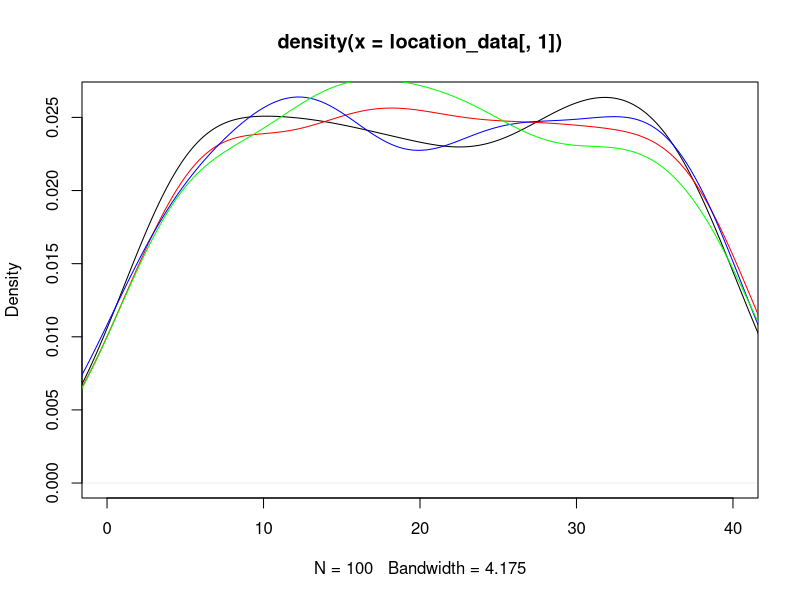
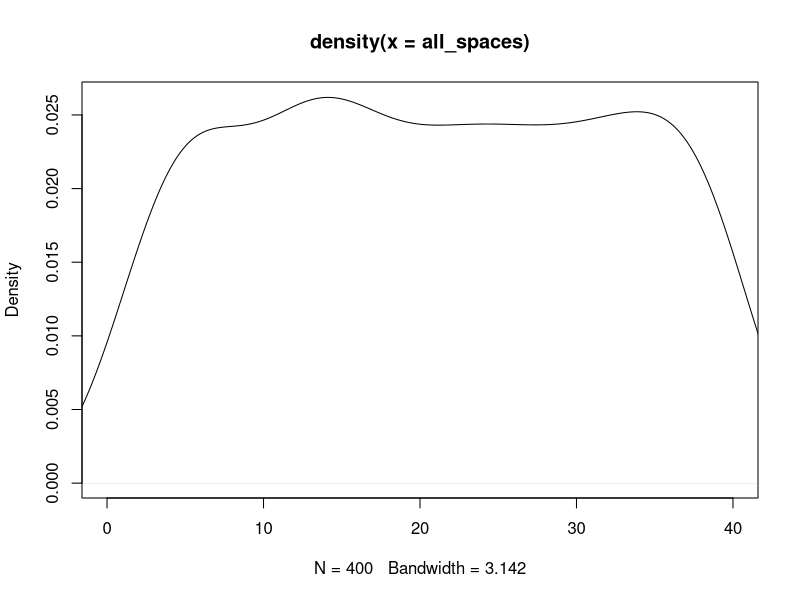
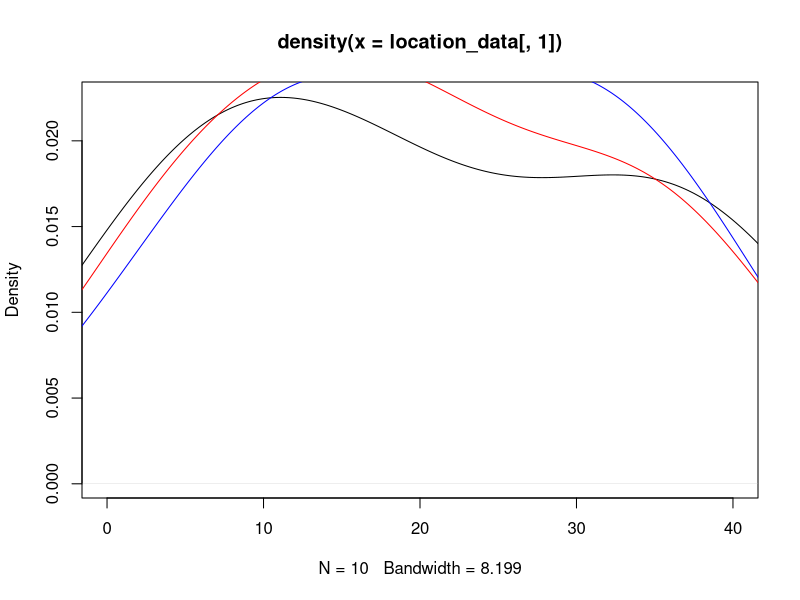
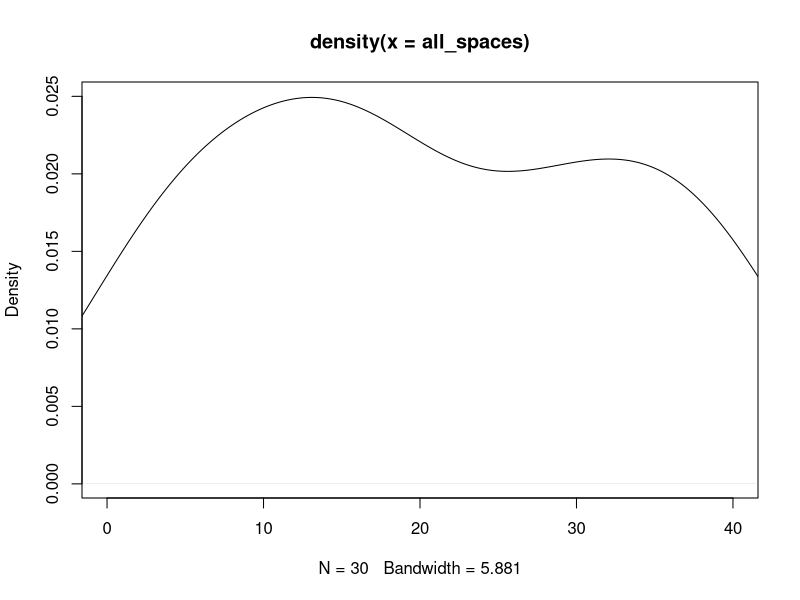

The R source for these figures, in order: (Note: this script raises an error after producing the figures.)
## ---- chunk 1
knitr::opts_chunk$set(echo = TRUE)
## ---- chunk 2
#libraries
library(dplyr)
library(ggplot2)
## ---- chunk 3
#Kayleigh
##LET'S GET MOVING

monopolyBoard <- read.csv("MonopolyBoard.csv", header = T)
monopolyBoard

# Using dice rolls to determine where a player will land on the board
#input: "location"; a number 1-40; where the player is on the board
#output: the amount of spaces the player will move until they are on their new location

#note that this is only accounting for standard dice rolls, no special rules yet...

lets_move = function(location) {
  dice_roll_1 <- sample(1:6, 1, replace = TRUE)
  dice_roll_2 <- sample(1:6, 1, replace = TRUE)
  
  roll_total <- sum(dice_roll_1, dice_roll_2)
  roll_double <- dice_roll_1 == dice_roll_2
  
    location = location + roll_total
    
  if (location <= 40) {
    location = location
  } else {
    location = location - 40
  }
  
  space = monopolyBoard$name[monopolyBoard$spaces == location]
  
  print("You're moving forward...")
  print(roll_total)
  
  print("You're on space...")
  print(location)
  
  #print(space) #This prints out the name of the space that they land on. 
}

#testers
lets_move(1)
lets_move(25)
lets_move(38)
lets_move(40)



#A function to move players around the board and to play Monopoly!
#input: "turns"; the amount of turns we should take
#output: a player's new location on the board

lets_play = function(turns) {
  location = 1
  print("Starting Location: GO!")
  for (i in 1:turns) {
    location = lets_move(location)
  }
  print("You've landed on...")
  return(location)
}



lets_play(10) #tester #in this example if you look at a reference monopoly board and "walk" your way around the board with each move being the number in each output, you'll land on the space on the board corresponding to the final output (when counting "GO" as 1 and/or 40) 

#testers 
#"lets_move" and "lets_play" have both been edited to print out phrases for each roll and move to make it easier to determine how the player is moving. 
#"You're moving forward..." gives the player's roll
#"You're on space..." is the players position after 1 turn/"lets_move"
  # Later try to switch this print statement to the name of the spot that the player is on 
#"You've landed on..." gives the final location after running "lets_play" for "x" turns.
  # Later try to switch this print statement to the name of the spot that the player is on 

lets_play(3)
lets_play(10)

## ---- chunk 4
##DOUBLE DOWN

##WORK IN PROGRESS

#A function using dice rolls to determine how many spaces a player will move with the additional rules for "doubles" in Monopoly
#input: "location"; a number 1-40 where the player is on the board
#outut: the number of spaces the player will move on the board, with the special case of rolling three "doubles" and landing in jail
double_down = function(location) {
  dice_roll_1 <- sample(1:6, 1, replace = TRUE)
  dice_roll_2 <- sample(1:6, 1, replace = TRUE)
  
  roll_total <- sum(dice_roll_1, dice_roll_2)
  roll_double <- dice_roll_1 == dice_roll_2
  
  print("roll was")
  print(roll_total)
    
  if (roll_double) {
    
    dice_roll_3 <- sample(1:6, 1, replace = TRUE)
    dice_roll_4 <- sample(1:6, 1, replace = TRUE)
    
    roll_total_2 <- sum(dice_roll_3, dice_roll_4)
    roll_double_2 <- dice_roll_3 == dice_roll_4
    
    print("roll double was")
    print(roll_total_2)

    
    if (roll_double_2) {
      dice_roll_5 <- sample(1:6, 1, replace = TRUE)
      dice_roll_6 <- sample(1:6, 1, replace = TRUE)
      
      roll_total_3 <- sum(dice_roll_5, dice_roll_6)
      roll_double_3 <- dice_roll_5 == dice_roll_6
      
      print("roll double was")
      print(roll_total_3)
      
      if (roll_double_3) {
        location = 11 #Jail
        print("doubles, doubles, doubles")
        print("You're going to JAIL!")
        
      } else {
        location = location + roll_total + roll_total_2 + roll_total_3
        print("doubles, doubles, not doubles")
        print("You're moving forward...")
        print(roll_total + roll_total_2 + roll_total_3)
      }
    } else {
      location = location + roll_total + roll_total_2
      print("doubles, not doubles")
      print("You're moving forward...")
      print(roll_total+roll_total_2)
    }
  } else {
    location = location + roll_total
    print("no doubles")
    print("You're moving forward...")
    print(roll_total)
  }

    
  if (location <= 40) {
    location = location
  } else {
    location = location - 40
  }

  
  print("You're on space...")
  print(location)
}

double_down(1)
#text out in the function is kinda funky right but it's just to make sure its working right
#In final version switch all dice rolls to sample(1:6,...)

## ---- chunk 5
##CHANCE AND COMMUNITY CHEST CARDS
Card_Numbers <- c(1, 2, 3, 4, 5, 6, 7, 8, 9, 10, 11, 12, 13, 14, 15, 16)

Chance_Cards <- c("Advance to Boardwalk", "Advance to Go (Collect $200)", "Advance to Illinois Avenue. If you pass Go, collect $200", "Advance to St. Charles Place. If you pass Go, collect $200", "Advance to the nearest Railroad. If unowned, you may buy it from the Bank. If owned, pay owner twice the rental to which they are otherwise entitled", "Advance to the nearest Railroad. If unowned, you may buy it from the Bank. If owned, pay owner twice the rental to which they are otherwise entitled", "Advance token to nearest Utility. If unowned, you may buy it from the Bank. If owned, throw dice and pay owner a total ten times amount thrown", "Bank pays you dividend of $50", "Get Out of Jail Free", "Go Back 3 Spaces", "Go to Jail. Go directly to Jail, do not pass Go, do not collect $200", "Make general repairs on all your property. For each house pay $25. For each hotel pay $100", "Speeding fine $15", "Take a trip to Reading Railroad. If you pass Go, collect $200", "You have been elected Chairman of the Board. Pay each player $50", "Your building loan matures. Collect $150")

Chance <- data.frame(Chance_Cards, Card_Numbers)
Chance
##Chance cards to move a player to a new space:
  #1 -> Advance to Boardwalk (space 40)
  #2 -> Advance to Go (space 1)
  #3 -> Advance to Illinois Avenue (space 25)
  #4 -> Advance to St. Charles Place (space 12)
  #5 -> Advance to nearest Railroad (space(s) 6, 16, 26, 36)
  #6 -> Advance to nearest Railraod (space(s) 6, 16, 26, 36)
  #7 -> Advance to nearest Utility (space(s) 13, 29)
  #11 -> Go to Jail (space 11)
  #14 -> Take a trip to Reading Railroad (space 6)

Community_Chest_Cards <- c("Advance to Go (Collect $200)", "Bank error in your favor. Collect $200", "Doctor’s fee. Pay $50", "From sale of stock you get $50", "Get Out of Jail Free", "Go to Jail. Go directly to jail, do not pass Go, do not collect $200", "Holiday fund matures. Receive $100", "Income tax refund. Collect $20", "It is your birthday. Collect $10 from every player", "Life insurance matures. Collect $100", "Pay hospital fees of $100", "Pay school fees of $50", "Receive $25 consultancy fee", "You are assessed for street repair. $40 per house. $115 per hotel", "You have won second prize in a beauty contest. Collect $10", "You inherit $100")

Community_Chest <- data.frame(Community_Chest_Cards, Card_Numbers)
Community_Chest

##Community Chest Cards that move a player to a new space:
  #1 -> Advance to GO (space 1)
  #5 -> Go to Jail (space 11)

## ---- chunk 6
# heidi

#the function "who_goes_first" simulates the initial roll before the game begins in order to determine which player goes first
# input is a number of how many players are going to be playing
# output is the value of each players roll and the player that will start the game based on who had the highest roll
who_goes_first <- function(num_players){
  initial_rolls <- c()
  for (i in 1:num_players) {
    player_i_roll <- sum(sample(1:6, 2, replace=TRUE))
    initial_rolls <- c(initial_rolls, player_i_roll) # vector of every player's roll
    print(paste("Player", i, "rolled", player_i_roll))
  }
  cat("\n")
  if(sum(initial_rolls == max(initial_rolls)) >= 2){
    while (sum(initial_rolls == max(initial_rolls)) >= 2) { # if players tied for highest number
      tied_players <- which(initial_rolls==max(initial_rolls)) # identify which players tied
      print("It's a tie! Roll again")
      cat("\n")
      tie_breaker_rolls <- c()
      for (i in tied_players) { # tied players roll again
       player_i_roll2 <- sum(sample(1:6, 2, replace=TRUE))
       tie_breaker_rolls <- c(tie_breaker_rolls, player_i_roll2)
       print(paste("Player", i, "rolled", player_i_roll2))
      }
      initial_rolls <- tie_breaker_rolls
      highest_roll <- max(tie_breaker_rolls)
      highest_player2 <- tied_players[which(tie_breaker_rolls == highest_roll)]
    }
    cat("\n")
    print(paste("Player", highest_player2, "goes first!"))
  }
  else {
    highest_player <- which.max(initial_rolls) # who rolled the highest number
    print(paste("Player", highest_player, "goes first!"))
  }
}

who_goes_first(4) # test function

## ---- chunk 7
# Olivia
# Website for data: https://stat-jet-asu.github.io/Datasets/InstructorDescriptions/monopoly.html

monopolyBoard <- read.csv("MonopolyBoard.csv", header = T)
head(monopolyBoard)

# This section is for question number 2

# Kayleigh's lets_play function from above incorporating players and density plots
# uses lets_move function from above
# input: turns, # of turns to iterate through; players, number of players (2-4)
# output: density plot with a line for each player's frequency of spaces landed on 
# & density plot for the combined frequency of spaces landed on for all players

lets_play = function(turns, players) {
  location_data <- as.data.frame(matrix(nrow = turns, ncol = players))
  
for (j in 1:players) {
  location = 1
  
  for (i in 1:turns) {
    
    location = lets_move(location)
    location_data[i,j] <- location
    }
  }
  
  # creates density plot of frequency of landing on each space for each player
  plot(density(location_data[,1]), xlim = c(0,40), col = "black")
  
  colors <- c("red", "blue", "green")
  
  for (k in 2:players) {
  lines(density(location_data[,k]), col = colors[k-1]) # adds a density line for each player after the first
  }
  
  # creates density plot for total frequency landing on each space (all players spaces included)
  all_spaces <- as.vector(as.matrix(location_data))
  plot(density(all_spaces), xlim = c(0,40), col = "black")
}
lets_play(100, 4)

## ---- chunk 8
who_goes_first2 <- function(num_players){
  initial_rolls <- c()
  for (i in 1:num_players) {
    player_i_roll <- sum(sample(1:6, 2, replace=TRUE))
    initial_rolls <- c(initial_rolls, player_i_roll) # vector of every player's roll
#    print(paste("Player", i, "rolled", player_i_roll))
  }
  cat("\n")
  if(sum(initial_rolls == max(initial_rolls)) >= 2){
    while (sum(initial_rolls == max(initial_rolls)) >= 2) { # if players tied for highest number
      tied_players <- which(initial_rolls==max(initial_rolls)) # identify which players tied
#      print("It's a tie! Roll again")
#      cat("\n")
      tie_breaker_rolls <- c()
      for (i in tied_players) { # tied players roll again
       player_i_roll2 <- sum(sample(1:6, 2, replace=TRUE))
       tie_breaker_rolls <- c(tie_breaker_rolls, player_i_roll2)
#       print(paste("Player", i, "rolled", player_i_roll2))
      }
      initial_rolls <- tie_breaker_rolls
      highest_roll <- max(tie_breaker_rolls)
      highest_player2 <- tied_players[which(tie_breaker_rolls == highest_roll)]
    }
#    cat("\n")
#    print(paste("Player", highest_player2, "goes first!"))
  }
  else {
    highest_player <- which.max(initial_rolls) # who rolled the highest number
#    print(paste("Player", highest_player, "goes first!"))
#    return(highest_player)
  
    
  # creating player order
  player_order <- length(num_players)
  player_order[1] <- as.integer(highest_player)

 for (j in 2:num_players) {
    
  player_order[j] <- as.integer(player_order[j-1] + 1)
  if (player_order[j] > num_players) {
    player_order[j] <- 1
  }
 }
  print(player_order)
  }
  
  playerlist <- (list(highest_player, player_order))
  return(playerlist)
}

#who_goes_first2(4)

## ---- chunk 9
# Question number 3 -- including jail and double rolls

lets_move2 = function(location) {
  dice_roll_1 <- sample(1:6, 1, replace = TRUE)
  dice_roll_2 <- sample(1:6, 1, replace = TRUE)
  
  roll_total <- sum(dice_roll_1, dice_roll_2)
  roll_double <- dice_roll_1 == dice_roll_2
  
    location = location + roll_total # updates location to be previous location + roll total
    double3 = "false" # double3 is assigned "true" if the player double rolls 3x (as seen in if statement below), otherwise it is assigned "false" 
    
  # first double roll -> roll again
  if (roll_double == TRUE) {
    dice_roll_3 <- sample(1:6, 1, replace = TRUE)
    dice_roll_4 <- sample(1:6, 1, replace = TRUE)
    
    roll_total2 <- sum(dice_roll_3, dice_roll_4)
    roll_double2 <- dice_roll_3 == dice_roll_4
    
    location = location + roll_total2
    double3 = "false"
    
    # if player is at a location past 40, subtract 40 so they go back to the GO space at location "41"
    # this is included in each if statement below so that it applies if player has to roll again
    if (location <= 40) {
      location = location
    } else {
      location = location - 40
    }
     
      # second double roll -> roll again
      if (roll_double2 == TRUE) {
        dice_roll_5 <- sample(1:6, 1, replace = TRUE)
        dice_roll_6 <- sample(1:6, 1, replace = TRUE)
    
        roll_total3 <- sum(dice_roll_5, dice_roll_6)
        roll_double3 <- dice_roll_5 == dice_roll_6
    
        location = location + roll_total3
        double3 = "false"
        
        if (location <= 40) {
          location = location
        } else {
          location = location - 40
        }
        
        # third double roll -> go to jail
          if (roll_double3 == TRUE) {
            location = monopolyBoard$spaces[monopolyBoard$name == "Jail"]
            double3 = "true"
          }
      }
  }  
    
  if (location <= 40) {
    location = location
  } else {
    location = location - 40
  }
  
  listdata <- (list(location, double3)) # creates list for outputs "location" and "double3"
  # if you need to access location from this function, use lets_move2(location)[[1]]
  # if you need to access double3, use lets_move2(double3)[[2]]
  return(listdata)
  
}


# lets_play2 is currently set up to have each player go thru all their turns and then move onto the next player
# probably need to fix this for question 5

## ---- chunk 10

lets_play2 = function(turns, players) {
  
  
  location_data <- as.data.frame(matrix(nrow = turns, ncol = players)) # dataframe will keep data for locations of players for each turn
  double3data <- as.data.frame(matrix(nrow = turns, ncol = players)) # dataframe will say "true" if player double rolled 3x (which lands them in jail) and "false" if they didn't double roll 3x
  
    # puts players in order
    colnames(location_data) <- who_goes_first2(players)[[2]]
  
    location = 1 # each player starts at location 1
    location_data[1,] <- location
    double3 = 0 # initializing "double3" which will be later assigned a "true" or "false" based on if player double rolled 3x
  
    for (i in 2:turns) { # iterates through number of turns
      
        for (j in 1:players) { # rotates through each player
          
        location = lets_move2(location_data[i-1,j])[[1]] # takes location from lets_move2 function and assigns it to location
        location_data[i,j] <- as.integer(location) # puts location value into the dataframe of locations for each player
        double3data[i,j] <- lets_move2(double3)[[2]] # takes "true" or "false" value from double3 and adds it to double3data dataframe
        
      # deals with landing in jail from "go to jail" space and staying there for next 3 turns
      if (31 %in% location_data[i-1,j]) { # if you landed on 31 in the last turn (i-1 turn), you go to jail (space 11) for the ith turn
        location <- 11
        location_data[i,j] <- as.integer(location) # new location is 11
      } else if (11 %in% location_data[i-1,j] & 31 %in% location_data[i-2,j]) { # if you were on space 11 last turn AND you were on space 31 2 turns ago, you stay in jail (space 11) for turn i
        location <- 11
        location_data[i,j] <- as.integer(location)  
      } else if (11 %in% location_data[i-2,j] & 31 %in% location_data[i-3,j]) {
        location <- 11
        location_data[i,j] <- as.integer(location)
      }
        
      # landing in jail from 3x double roll and staying there for next 3 turns
      if (11 %in% location_data[i,j] & "true" %in% double3data[i-1,j]) { # if player's location is 11 (jail) and double3data is"true" (player double rolled 3x), player stays in jail. all 3 if/else if statements keep player in jail for the next 3 turns
        location <- 11
        location_data[i,j] <- as.integer(location)
      } else if (11 %in% location_data[i-1,j] & "true" %in% double3data[i-2,j]) { # 
        location <- 11
        location_data[i,j] <- as.integer(location)
      } else if (11 %in% location_data[i-2,j] & "true" %in% double3data[i-3,j]) {
        location <- 11
        location_data[i,j] <- as.integer(location)
      }
        
    }
  }
  print(location_data)
  
  # creates density plot of frequency of landing on each space for each player
  plot(density(location_data[,1]), xlim = c(0,40), col = "black")
  
  colors <- c("red", "blue", "green")
  
  for (k in 2:players) {
    lines(density(location_data[,k]), col = colors[k-1]) # adds a density line for each player after the first
  }
  
  # creates density plot for total frequency landing on each space (all players spaces included)
  all_spaces <- as.vector(as.matrix(location_data))
  plot(density(all_spaces), xlim = c(0,40), col = "black")
  
}
 
lets_play2(10, 3)

location_data

# how should we go about recording spaces landed on when double rolls occur?

## ---- chunk 11
# olivia (ignore this its a work in progress)
# Figure out how to have players pay and recieve money from landing on chance and community chest spaces

# $200 every time you pass go

     if(draw_card == 5){
        if(location >= 37 && location <= 5){
              location = 6
              
              
            } else if (location >= 6 && location <= 15){
                location = 16
              } else {
                if(location >= 16 && location <= 25){
                  location = 26
                } else {
                  location = 36
                }
              }
            }
  
    if(draw_card == 6){
        if(location >= 37 && location <= 5){
              location = 6
            } else {
              if (location >= 6 && location <= 15){
                location = 16
              } else {
                if(location >= 16 && location <= 25){
                  location = 26
                } else {
                  location = 36
                }
              }
            }
    }

#################



##########

# replaces NAs in rent_0 column with 0s
monopolyBoard$rent_0[is.na(monopolyBoard$rent_0) == TRUE] <- as.integer(0)

lets_play_idk = function(turns, players) {
  
  location_data <- as.data.frame(matrix(nrow = turns, ncol = players))
  double3data <- as.data.frame(matrix(nrow = turns, ncol = players))
  player_bank_data <- data.frame(matrix(nrow = 2, ncol = players))
  
    colnames(location_data) <- who_goes_first2(players)[[2]]
  
    location = 1
    location_data[1,] <- location
    double3 = 0
  
    for (i in 2:turns) {
      
        for (j in 1:players) {
          
        location = lets_move3(location_data[i-1,j])[[1]]
        location_data[i,j] <- as.integer(location)
        double3data[i,j] <- lets_move3(double3)[[2]]
        
      # deals with landing in jail from "go to jail" space and staying there for next 3 turns
      if (31 %in% location_data[i-1,j]) { # if you land on 31 (go to jail), next location is in jail (space 11)
        location <- 11
        location_data[i,j] <- as.integer(location)
      } else if (11 %in% location_data[i-1,j] & 31 %in% location_data[i-2,j]) {
        location <- 11
        location_data[i,j] <- as.integer(location)
      } else if (11 %in% location_data[i-2,j] & 31 %in% location_data[i-3,j]) {
        location <- 11
        location_data[i,j] <- as.integer(location)
      }
        
      # landing in jail from 3x double roll and staying there for next 3 turns
      if (11 %in% location_data[i,j] & "true" %in% double3data[i-1,j]) { # "true" means player double rolled 3x -> jail
        location <- 11
        location_data[i,j] <- as.integer(location)
      } else if (11 %in% location_data[i-1,j] & "true" %in% double3data[i-2,j]) { # 
        location <- 11
        location_data[i,j] <- as.integer(location)
      } else if (11 %in% location_data[i-2,j] & "true" %in% double3data[i-3,j]) {
        location <- 11
        location_data[i,j] <- as.integer(location)
      }

        
      # updating banks when players land on each others properties
      if(location %in% c(2, 4, 6, 7, 9, 10, 12, 13, 14, 15, 16, 17, 19, 20, 22, 24, 25, 26, 27, 28, 29, 30, 32, 33, 35, 36, 38, 40)) {
            
      location = location
      spot <- which(Property_Statuses$Space == location)
      cost <- which(monopolyBoard$spaces == location)
      owned_by_player <- Property_Statuses$Owned_By_Player[spot]
        
      The_Players$Player_Bank[owned_by_player] <- The_Players$Player_Bank[owned_by_player] + monopolyBoard$rent_0[cost]
      The_Players$Player_Bank[j] <- The_Players$Player_Bank[j] - monopolyBoard$rent_0[cost]
          }
    }
  }
  print(location_data)
  print(double3data)
  print(The_Players)
  
  # creates density plot of frequency of landing on each space for each player
  plot(density(location_data[,1]), xlim = c(0,40), col = "black")
  
  plot(location_data[,1], xlim= c(0,40), col="black", type="h", xlab="Spaces", ylab="Frequency", main="Frequency of Landing on Each Space for Each Player")
  
  colors <- c("red", "blue", "green")
  
  for (k in 2:players) {
    lines(density(location_data[,k]), col = colors[k-1]) # adds a density line for each player after the first
  }
  
  # creates density plot for total frequency landing on each space (all players spaces included)
  all_spaces <- as.vector(as.matrix(location_data))
  plot(density(all_spaces), xlim = c(0,40), col = "black")
 
}

lets_play_idk(10, 4)

## ---- chunk 12
#4 - Kayleigh and Maddie 
#Chance - spaces 8, 23, 37
#Community Chest - spaces 3, 18, 34
Chance

Drawing_Chance = function(location) {
  location = location
  draw_card <- sample(1:16, 1, replace = TRUE)
  player_card <- Chance$Chance_Cards[draw_card]
  print(player_card)

  
      if(draw_card == 1) {
        location = 1
      }
      
      if(draw_card == 2) {
        location = 1
      }
      
      if(draw_card == 3) {
        location = 25
      }
  
      if(draw_card == 4){
        location = 12
      }
  
      if(draw_card == 5){
        if(location >= 37 && location <= 5){
              location = 6
            } else {
              if (location >= 6 && location <= 15){
                location = 16
              } else {
                if(location >= 16 && location <= 25){
                  location = 26
                } else {
                  location = 36
                }
              }
            }
    }
  
    if(draw_card == 6){
        if(location >= 37 && location <= 5){
              location = 6
            } else {
              if (location >= 6 && location <= 15){
                location = 16
              } else {
                if(location >= 16 && location <= 25){
                  location = 26
                } else {
                  location = 36
                }
              }
            }
    }
  
    if(draw_card == 7){
        if(location >= 29 && location <= 12){
              location = 13
            } else {
              location = 29
    }
  }
  
    if(draw_card == 11) {
      location = 11
    }
  
    if(draw_card == 14) {
      location = 6
    }
  
    if(draw_card == 10) {
      location = location - 3
    }
  
    location = location
    return(location)
}

Drawing_Chance(8)
Drawing_Chance(23)
Drawing_Chance(37)

Drawing_Community_Chest = function(location) {
  location = location
  draw_card_chest <- sample(1:16, 1, replace = TRUE)
  player_card_chest <- Community_Chest$Community_Chest_Cards[draw_card_chest]
  print(player_card_chest)
  print(location)
  
  if (draw_card_chest == 1) {
    location = 1
  } else {
    if (draw_card_chest == 6) {
    location = 11
    } else {
      location = location
    }
  
  }
  
  location = location 
  return(location)
}

Drawing_Community_Chest(3)
Drawing_Community_Chest(18)
Drawing_Community_Chest(34)

lets_move3 = function(location) {
  dice_roll_1 <- sample(1:6, 1, replace = TRUE)
  dice_roll_2 <- sample(1:6, 1, replace = TRUE)
  
  roll_total <- sum(dice_roll_1, dice_roll_2)
  roll_double <- dice_roll_1 == dice_roll_2
  
    location = location + roll_total
    double3 = "false"
  
  print("your roll total is...")
  print(roll_total)

  if (location <= 40) {
      location = location
  } else {
      location = location - 40
  }
   
  print("your location is...")
  print(location)
  
  if(location == 8 || location == 23 || location == 27) {
    location = Drawing_Chance(location)
    print("your location is...")
    print(location)
  }
  
  if(location == 3 || location == 18 || location == 34) {
    location = Drawing_Community_Chest(location)
    print("your location is...")
    print(location)
  }
    
  # first double roll -> roll again
  if (roll_double == TRUE) {
    dice_roll_3 <- sample(1:6, 1, replace = TRUE)
    dice_roll_4 <- sample(1:6, 1, replace = TRUE)
    
    roll_total2 <- sum(dice_roll_3, dice_roll_4)
    roll_double2 <- dice_roll_3 == dice_roll_4
    
    location = location + roll_total2
    double3 = "false"
    print("1 double")
    
    if (location <= 40) {
      location = location
    } else {
      location = location - 40
    }
    
    
    if(location == 8 || location == 23 || location == 27) {
    location = Drawing_Chance(location)
    }
  
  if(location == 3 || location == 18 || location == 34) {
    location = Drawing_Community_Chest(location)
    }
     
      # second double roll -> roll again
      if (roll_double2 == TRUE) {
        dice_roll_5 <- sample(1:6, 1, replace = TRUE)
        dice_roll_6 <- sample(1:6, 1, replace = TRUE)
    
        roll_total3 <- sum(dice_roll_5, dice_roll_6)
        roll_double3 <- dice_roll_5 == dice_roll_6
    
        location = location + roll_total3
        double3 = "false"
        print("2 doubles")
        
        if (location <= 40) {
          location = location
        } else {
          location = location - 40
        }
        
        if(location == 8 || location == 23 || location == 27) {
          location = Drawing_Chance(location)
        }
  
        if(location == 3 || location == 18 || location == 34) {
          location = Drawing_Community_Chest(location)
         
        }
        
        # third double roll -> go to jail
          if (roll_double3 == TRUE) {
            location = monopolyBoard$spaces[monopolyBoard$name == "Jail"]
            double3 = "true"
            print("three doubles")
          }
      }
  }  
   
  location = location 
  
  print("your location is...")
  print(location)
  listdata <- (list(location, double3))
  return(listdata)
  
}

lets_move3(1)


lets_play3 = function(turns, players) {
  
  location_data <- as.data.frame(matrix(nrow = turns, ncol = players))
  double3data <- as.data.frame(matrix(nrow = turns, ncol = players))
  
    colnames(location_data) <- who_goes_first2(players)[[2]]
  
    location = 1
    location_data[1,] <- location
    double3 = 0
  
    for (i in 2:turns) {
      
        for (j in 1:players) {
          
        location = lets_move3(location_data[i-1,j])[[1]]
        location_data[i,j] <- as.integer(location)
        double3data[i,j] <- lets_move3(double3)[[2]]
        
      # deals with landing in jail from "go to jail" space and staying there for next 3 turns
      if (31 %in% location_data[i-1,j]) { # if you land on 31 (go to jail), next location is in jail (space 11)
        location <- 11
        location_data[i,j] <- as.integer(location)
      } else if (11 %in% location_data[i-1,j] & 31 %in% location_data[i-2,j]) {
        location <- 11
        location_data[i,j] <- as.integer(location)
      } else if (11 %in% location_data[i-2,j] & 31 %in% location_data[i-3,j]) {
        location <- 11
        location_data[i,j] <- as.integer(location)
      }
        
      # landing in jail from 3x double roll and staying there for next 3 turns
      if (11 %in% location_data[i,j] & "true" %in% double3data[i-1,j]) { # "true" means player double rolled 3x -> jail
        location <- 11
        location_data[i,j] <- as.integer(location)
      } else if (11 %in% location_data[i-1,j] & "true" %in% double3data[i-2,j]) { # 
        location <- 11
        location_data[i,j] <- as.integer(location)
      } else if (11 %in% location_data[i-2,j] & "true" %in% double3data[i-3,j]) {
        location <- 11
        location_data[i,j] <- as.integer(location)
      }
        
    }
  }
  print(location_data)
  print(double3data)


  
  # creates density plot of frequency of landing on each space for each player
  plot(density(location_data[,1]), xlim = c(0,40), col = "black")
  
  plot(location_data[,1], xlim= c(0,40), col="black", type="h", xlab="Spaces", ylab="Frequency", main="Frequency of Landing on Each Space for Each Player")
  
  colors <- c("red", "blue", "green")
  
  for (k in 2:players) {
    lines(density(location_data[,k]), col = colors[k-1]) # adds a density line for each player after the first
  }
  
  # creates density plot for total frequency landing on each space (all players spaces included)
  all_spaces <- as.vector(as.matrix(location_data))
  plot(density(all_spaces), xlim = c(0,40), col = "black")
  
}


lets_play3(100, 4)

## ---- chunk 13

#use lets_move2 for freq plot

 
## ---- chunk 14
#hello
dice_roll <- sum(sample(1:6, 2, replace = TRUE))
dice_roll

Drawing_Chance = function(location) {
  location = location
  draw_card <- sample(1:16, 1, replace = TRUE)
  player_card <- Chance$Chance_Cards[draw_card]
  print(player_card)

  
      if(draw_card == 1) {
        location = 1
      }
      
      if(draw_card == 2) {
        location = 1
        Player_Bank = Player_Bank + 200
      }
      
      if(draw_card == 3) {
        if(location > 25){
          Player_Bank = Player_Bank + 200
        }else{
          Player_Bank = Player_Bank
    }
        location = 25
      }
  
      if(draw_card == 4){
        if(location > 13 ){
          Player_Bank = Player_Bank + 200
        }else{
          Player_Bank = Player_Bank
    }
        location = 12
      }
  
      if(draw_card == 5){
        if(location >= 37 && location <= 5){
              location = 6
            } else {
              if (location >= 6 && location <= 15){
                location = 16
              } else {
                if(location >= 16 && location <= 25){
                  location = 26
                } else {
                  location = 36
                }
              }
            }
    }
  
    if(draw_card == 6){
        if(location >= 37 && location <= 5){
              location = 6
            } else {
              if (location >= 6 && location <= 15){
                location = 16
              } else {
                if(location >= 16 && location <= 25){
                  location = 26
                } else {
                  location = 36
                }
              }
            }
    }
  
    if(draw_card == 7){
        if(location >= 29 && location <= 12){
              location = 13
            } else {
              location = 29
    }
    }
  
    if(draw_card == 8){
      Player_Bank = Player_Bank + 50
    }
  
    if(draw_card == 10) {
      location = location - 3
    }
  
    if(draw_card == 11) {
      location = 11
    }
  
    if(draw_card == 13){
      Player_Bank = Player_Bank - 15
    }
  
    if(draw_card == 14) {
      if(location > 6){
        Player_Bank = Player_Bank + 200
      }else{
        Player_Bank = Player_Bank
    }
      location = 6
    }
  
    if(draw_card == 16){
      Player_Bank = Player_Bank + 150
    }
  
   
    location = location
    return(location)
}

Drawing_Community_Chest = function(location) {
  location = location
  draw_card_chest <- sample(1:16, 1, replace = TRUE)
  player_card_chest <- Community_Chest$Community_Chest_Cards[draw_card_chest]
  print(player_card_chest)
  print(location)
  
  
  if (draw_card_chest == 1) {
    location = 1
    Player_Bank = Player_Bank + 200
  }
  
  #Bank error in your favor. Collect $200
  if(draw_card_chest == 2){
    Player_Bank = Player_Bank + 200
  }
  
  #Doctor’s fee. Pay $50
  if(draw_card_chest == 3){
    Player_Bank = Player_Bank - 50
  }
  
  #From sale of stock you get $50
  if(draw_card_chest == 4){
    Player_Bank = Player_Bank + 50
  }
  
  if(draw_card_chest == 6) {
    location = 11
  }
  
  #Holiday fund matures. Receive $100
  if(draw_card_chest == 7){
    Player_Bank = Player_Bank + 100
  }
  
  #Income tax refund. Collect $20
  if(draw_card_chest == 8){
    Player_Bank = Player_Bank + 20
  }
  
  #Life insurance matures. Collect $100
  if(draw_card_chest == 10){
    Player_Bank = Player_Bank + 100
  }
  
  #Pay hospital fees of $100
  if(draw_card_chest == 11){
    Player_Bank = Player_Bank - 100
  }
  
  #Pay school fees of $50
  if(draw_card_chest == 12){
    Player_Bank = Player_Bank - 50
  }
  
  #Receive $25 consultancy fee
  if(draw_card_chest == 13){
    Player_Bank = Player_Bank + 25
  }
  
  #You have won second prize in a beauty contest. Collect $10
  if(draw_card_chest == 15){
    Player_Bank = Player_Bank + 10
  }
  
  #You inherit $100
  if(draw_card_chest == 16){
    Player_Bank = Player_Bank + 100
  }
  
  location = location 
  return(location)
}

Drawing_Community_Chest(10) # test

Chance
Community_Chest
## ---- chunk 15
library(tidyverse)
## ---- chunk 16
Players <- c("Player 1", "Player 2", "Player 3", "Player 4")
Player_Bank <- c(1250, 1250, 1250, 1250)
The_Players <- data.frame(Players, Player_Bank)

Property <- c("Mediterranean", "Baltic", "Reading Railroad", "Oriental", "Vermot", "Connecticut", "St. Charles", "Electric Company", "States", "Virginia", "Pennsylvania Railroad", "St. James", "Tennessee", "New York", "Kentucky", "Indiana", "Illinios", "B&O Railroad", "Atlantic", "Ventnor", "Water Works", "Marvin Gardens", "Pacific", "N. Carolina", "Pennsylvania", "Short Line Railroad", "Park Place", "Boardwalk")
Owned_By_Player <- sample(1:4, 28, replace = TRUE)
Space <- c(2, 4, 6, 7, 9, 10, 12, 13, 14, 15, 16, 17, 19, 20, 22, 24, 25, 26, 27, 28, 29, 30, 32, 33, 35, 36, 38, 40)
Property_Statuses <- data.frame(Property, Space, Owned_By_Player)
Property_Statuses

lets_move3 = function(location) {
  dice_roll_1 <- sample(1:6, 1, replace = TRUE)
  dice_roll_2 <- sample(1:6, 1, replace = TRUE)
  
  roll_total <- sum(dice_roll_1, dice_roll_2)
  roll_double <- dice_roll_1 == dice_roll_2
  
    location = location + roll_total
    double3 = "false"


  if (location <= 40) {
      location = location
  } else {
      location = location - 40
  }

  if(location == 8 || location == 23 || location == 27) {
    location = Drawing_Chance(location)

  }
  
  if(location == 3 || location == 18 || location == 34) {
    location = Drawing_Community_Chest(location)

  }

  # first double roll -> roll again
  if (roll_double == TRUE) {
    dice_roll_3 <- sample(1:6, 1, replace = TRUE)
    dice_roll_4 <- sample(1:6, 1, replace = TRUE)
    
    roll_total2 <- sum(dice_roll_3, dice_roll_4)
    roll_double2 <- dice_roll_3 == dice_roll_4
    
    location = location + roll_total2
    double3 = "false"

    
    if (location <= 40) {
      location = location
    } else {
      location = location - 40
    }
    
    
    if(location == 8 || location == 23 || location == 27) {
    location = Drawing_Chance(location)
    }
  
  if(location == 3 || location == 18 || location == 34) {
    location = Drawing_Community_Chest(location)
    }
    
      # second double roll -> roll again
      if (roll_double2 == TRUE) {
        dice_roll_5 <- sample(1:6, 1, replace = TRUE)
        dice_roll_6 <- sample(1:6, 1, replace = TRUE)
    
        roll_total3 <- sum(dice_roll_5, dice_roll_6)
        roll_double3 <- dice_roll_5 == dice_roll_6
    
        location = location + roll_total3
        double3 = "false"
        
        if (location <= 40) {
          location = location
        } else {
          location = location - 40
        }
        
        if(location == 8 || location == 23 || location == 27) {
          location = Drawing_Chance(location)
        }
  
        if(location == 3 || location == 18 || location == 34) {
          location = Drawing_Community_Chest(location)
         
        }
        
        # third double roll -> go to jail
          if (roll_double3 == TRUE) {
            location = monopolyBoard$spaces[monopolyBoard$name == "Jail"]
            double3 = "true"
          }
      }
  }  
   
  location = location 
}

lets_move3(2)


lets_play4 = function(turns, players) {
  
  location_data <- as.data.frame(matrix(nrow = turns, ncol = players))
  double3data <- as.data.frame(matrix(nrow = turns, ncol = players))
  players_banks <- as.data.frame(matrix(nrow = turns, ncol = players))

print(Property_Statuses)

  for (j in 1:players) {
    location = 1
    double3 = 0
    
    
    for (i in 1:turns) {
        print("player")
        print(j)
        location = lets_move3(location)[[1]]
        location_data[i,j] <- as.integer(location)
        double3data[i,j] <- lets_move3(double3)[[2]]

                
      # deals with landing in jail from "go to jail" space and staying there for next 3 turns
      if (31 %in% location_data[i-1,j]) { # if you land on 31 (go to jail), next location is in jail (space 11)
        location <- 11
        location_data[i,j] <- as.integer(location)
      } else if (11 %in% location_data[i-1,j] & 31 %in% location_data[i-2,j]) {
        location <- 11
        location_data[i,j] <- as.integer(location)
      } else if (11 %in% location_data[i-2,j] & 31 %in% location_data[i-3,j]) {
        location <- 11
        location_data[i,j] <- as.integer(location)
      }
        
      # landing in jail from 3x double roll and staying there for next 3 turns
      if (11 %in% location_data[i,j] & "true" %in% double3data[i-1,j]) { # "true" means player double rolled 3x -> jail
        location <- 11
        location_data[i,j] <- as.integer(location)
      } else if (11 %in% location_data[i-1,j] & "true" %in% double3data[i-2,j]) { # 
        location <- 11
        location_data[i,j] <- as.integer(location)
      } else if (11 %in% location_data[i-2,j] & "true" %in% double3data[i-3,j]) {
        location <- 11
        location_data[i,j] <- as.integer(location)
      }
  
      
    }
  }
  
print(location_data)
return(The_Players)

}

lets_play4(1,4)
## ---- chunk 17
monopolyBoard
Players <- c("Player 1", "Player 2", "Player 3", "Player 4")
Player_Bank <- c(1250, 1250, 1250, 1250)
The_Players <- data.frame(Players, Player_Bank)

Property <- c("Mediterranean", "Baltic", "Reading Railroad", "Oriental", "Vermot", "Connecticut", "St. Charles", "Electric Company", "States", "Virginia", "Pennsylvania Railroad", "St. James", "Tennessee", "New York", "Kentucky", "Indiana", "Illinios", "B&O Railroad", "Atlantic", "Ventnor", "Water Works", "Marvin Gardens", "Pacific", "N. Carolina", "Pennsylvania", "Short Line Railroad", "Park Place", "Boardwalk")
Owned_By_Player <- sample(1:4, 28, replace = TRUE)
Space <- c(2, 4, 6, 7, 9, 10, 12, 13, 14, 15, 16, 17, 19, 20, 22, 24, 25, 26, 27, 28, 29, 30, 32, 33, 35, 36, 38, 40)
Property_Statuses <- data.frame(Property, Space, Owned_By_Player)
Property_Statuses


Updating_Player_Bank <- function(location, j) {
  if(location == 2 || location == 4 || location == 6 || location == 7 || location == 9 || location == 10 || location == 12 || location == 13 || location == 14 || location == 15 || location == 16 || location == 17 || location == 19 || location == 20 || location == 22 || location == 24 || location == 25 || location == 26 || location == 27 || location == 28 || location == 29 || location == 30 || location == 32 || location == 33 || location == 35 || location == 36 || location == 38 || location == 40){
    location = location
    spot <- which(Property_Statuses$Space == location)
    cost <- which(monopolyBoard$spaces == location)
    owned_by_player <- Property_Statuses$Owned_By_Player[spot]
    The_Players$Player_Bank[owned_by_player] <- The_Players$Player_Bank[owned_by_player] + monopolyBoard$cost[cost]
    The_Players$Player_Bank[owned_by_player]
    The_Players
    
    The_Players$Player_Bank[owned_by_player] <- The_Players$Player_Bank[owned_by_player] + monopolyBoard$rent_0[cost]
    
    The_Players$Player_Bank[j] <- The_Players$Player_Bank[j] - monopolyBoard$rent_0[cost]
    
    return(The_Players)

  }
}

Updating_Player_Bank(12, 3)
## ---- chunk 18
lets_move4 = function(location) {
  dice_roll_1 <- sample(1:6, 1, replace = TRUE)
  dice_roll_2 <- sample(1:6, 1, replace = TRUE)
  
  roll_total <- sum(dice_roll_1, dice_roll_2)
  roll_double <- dice_roll_1 == dice_roll_2
  
    location = location + roll_total
    double3 = "false"
    
    j=2

  if (location <= 40) {
      location = location
      Updating_Player_Bank(location, j)
  } else {
      location = location - 40
      Updating_Player_Bank(location, j)
  }


  if(location == 8 || location == 23 || location == 27) {
    location = Drawing_Chance(location)
    Updating_Player_Bank(location, j)

  }
  
  if(location == 3 || location == 18 || location == 34) {
    location = Drawing_Community_Chest(location)
    Updating_Player_Bank(location, j)

  }


  # first double roll -> roll again
  if (roll_double == TRUE) {
    dice_roll_3 <- sample(1:6, 1, replace = TRUE)
    dice_roll_4 <- sample(1:6, 1, replace = TRUE)
    
    roll_total2 <- sum(dice_roll_3, dice_roll_4)
    roll_double2 <- dice_roll_3 == dice_roll_4
    
    location = location + roll_total2
    double3 = "false"

    
    if (location <= 40) {
      location = location
      Updating_Player_Bank(location, j)
      
    } else {
      location = location - 40
      Updating_Player_Bank(location, j)
    }
    
    
    if(location == 8 || location == 23 || location == 27) {
    location = Drawing_Chance(location)
    Updating_Player_Bank(location, j)
    }
  
  if(location == 3 || location == 18 || location == 34) {
    location = Drawing_Community_Chest(location)
    Updating_Player_Bank(location, j)
    }

    
      # second double roll -> roll again
      if (roll_double2 == TRUE) {
        dice_roll_5 <- sample(1:6, 1, replace = TRUE)
        dice_roll_6 <- sample(1:6, 1, replace = TRUE)
    
        roll_total3 <- sum(dice_roll_5, dice_roll_6)
        roll_double3 <- dice_roll_5 == dice_roll_6
    
        location = location + roll_total3
        double3 = "false"
        
        if (location <= 40) {
          location = location
          Updating_Player_Bank(location, j)
        } else {
          location = location - 40
          Updating_Player_Bank(location, j)
        }
        
        if(location == 8 || location == 23 || location == 27) {
          location = Drawing_Chance(location)
          Updating_Player_Bank(location, j)
        }
  
        if(location == 3 || location == 18 || location == 34) {
          location = Drawing_Community_Chest(location)
          Updating_Player_Bank(location, j)
         
        }

        
        # third double roll -> go to jail
          if (roll_double3 == TRUE) {
            location = monopolyBoard$spaces[monopolyBoard$name == "Jail"]
            double3 = "true"
          }
      }
  }  
   
  location = location 
  
  listdata <- (list(location, double3))
  return(listdata)
  return(Updating_Player_Bank(location, j))
  
}

lets_move4(12)
lets_move4(Updating_Player_Bank())
## ---- chunk 19

lets_play4 = function(turns, players) {
  
  location_data <- as.data.frame(matrix(nrow = turns, ncol = players))
  double3data <- as.data.frame(matrix(nrow = turns, ncol = players))
  
    colnames(location_data) <- who_goes_first2(players)[[2]]
  
    location = 1
    location_data[1,] <- location
    double3 = 0
  
    for (i in 2:turns) {
      
        for (j in 1:players) {
          
        location = lets_move4(location_data[i-1,j])[[1]]
        location_data[i,j] <- as.integer(location)
        double3data[i,j] <- lets_move4(double3)[[2]]
        print(j)
        
      # deals with landing in jail from "go to jail" space and staying there for next 3 turns
      if (31 %in% location_data[i-1,j]) { # if you land on 31 (go to jail), next location is in jail (space 11)
        location <- 11
        location_data[i,j] <- as.integer(location)
      } else if (11 %in% location_data[i-1,j] & 31 %in% location_data[i-2,j]) {
        location <- 11
        location_data[i,j] <- as.integer(location)
      } else if (11 %in% location_data[i-2,j] & 31 %in% location_data[i-3,j]) {
        location <- 11
        location_data[i,j] <- as.integer(location)
      }
        
      # landing in jail from 3x double roll and staying there for next 3 turns
      if (11 %in% location_data[i,j] & "true" %in% double3data[i-1,j]) { # "true" means player double rolled 3x -> jail
        location <- 11
        location_data[i,j] <- as.integer(location)
      } else if (11 %in% location_data[i-1,j] & "true" %in% double3data[i-2,j]) { # 
        location <- 11
        location_data[i,j] <- as.integer(location)
      } else if (11 %in% location_data[i-2,j] & "true" %in% double3data[i-3,j]) {
        location <- 11
        location_data[i,j] <- as.integer(location)
      }
        
    }
    }
    
  print(location_data)
  print(double3data)
  print(The_Players)
    
  # creates density plot of frequency of landing on each space for each player
  plot(density(location_data[,1]), xlim = c(0,40), col = "black")
  plot(location_data[,1], xlim= c(0,40), col="black", type="h", xlab="Spaces", ylab="Frequency", main="Frequency of Landing on Each Space for Each Player")
  
  colors <- c("red", "blue", "green")
  
  for (k in 2:players) {
    lines(density(location_data[,k]), col = colors[k-1]) # adds a density line for each player after the first
  }
  
  # creates density plot for total frequency landing on each space (all players spaces included)
  all_spaces <- as.vector(as.matrix(location_data))
  plot(density(all_spaces), xlim = c(0,40), col = "black")

}

lets_play4(10, 4)
